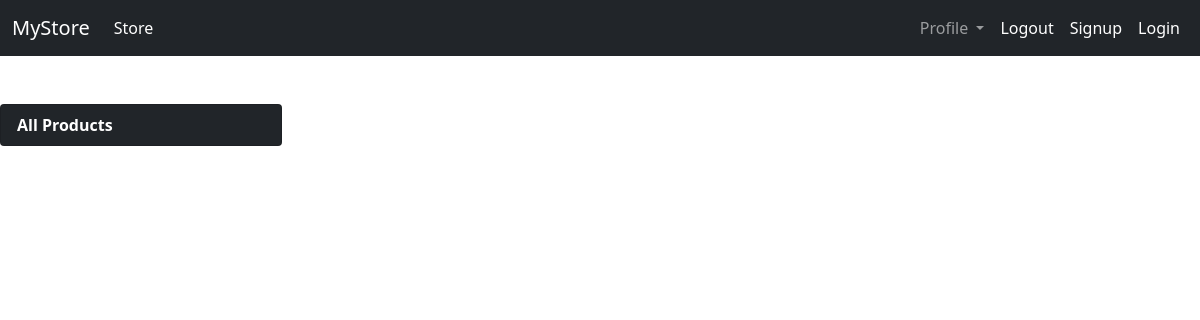
/, run on an earlier commit of the app's database.
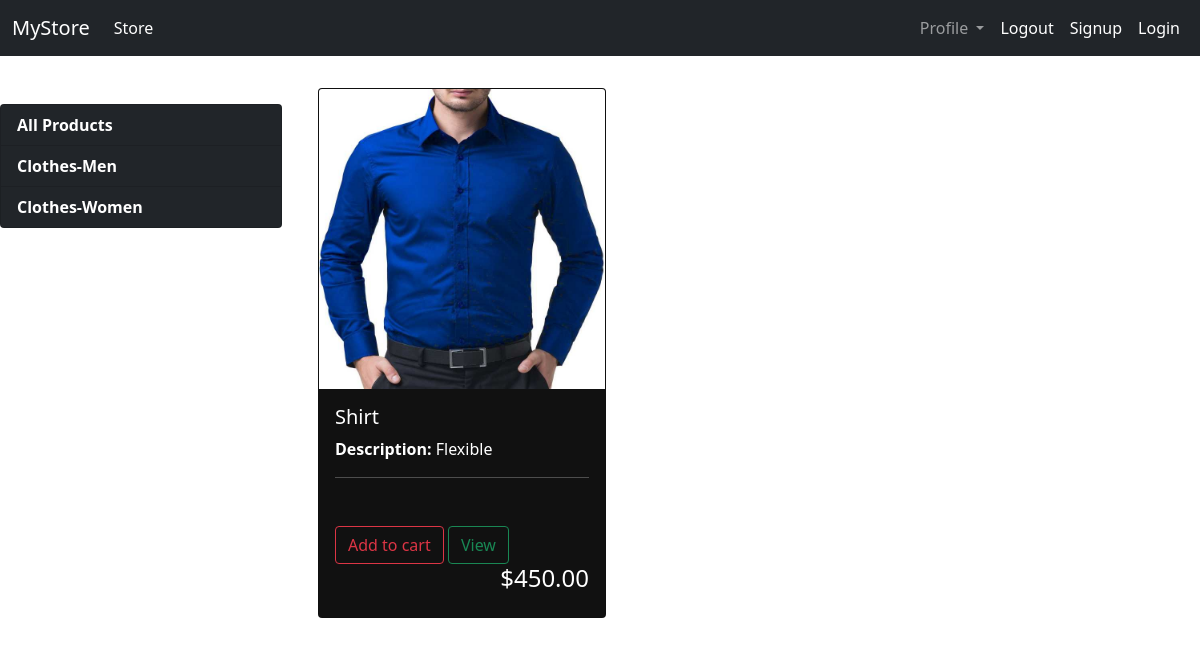
And on a later commit of the database.
### store/models.py (models this page shows, shortened)
class Category(models.Model):
    name = models.CharField(max_length=100)
    @staticmethod
    def get_all_categories():
        return Category.objects.all()

class Product(models.Model):
    name = models.CharField(max_length=50)
    price = models.IntegerField(default=0)
    category = models.ForeignKey(Category,on_delete=models.CASCADE,default=1)
    description = models.CharField(max_length=200,default='',null=True,blank=True)
    image = models.ImageField(upload_to='uploads/products/')
    @staticmethod
    def get_all_products():
        return Product.objects.all()

### store/views.py (the view)
# urls.py: path('',index,name='homepage'),
def index(request):
    categories=Category.get_all_categories()
    products = None
    categoryID=request.GET.get('category')
    if categoryID:
        products = Product.get_products_by_id(categoryID)
    else:
        products = Product.get_all_products()
    data= {}
    data['products']=products
    data['categories']=categories
    return render(request,'index.html',data)

### store/templates/index.html
{% extends 'base.html' %}
{% block content %}
<div class="row">
    <div class="col-lg-3 mx-auto mt-5">
        <div class="list-group ">
            <a href="/" class="list-group-item list-group-item-action bg-dark  " style="color:#fff"><strong>All Products</strong></a>
            {% for category in categories %}
            <a href="/?category={{category.id}}" class="list-group-item list-group-item-action bg-dark" style="color:#fff"><strong>{{category.name}}</strong></a>
            {% endfor %}
        </div>
    </div>
    <div id="products" class="col-lg-9 mx-auto">
        <div class="row mx-auto mt-3">
            {% for product in products %}
            <div class="col-lg-4">
                <div class="card mx-auto mb-3 mt-3" style="width: 18rem;color:#fff;background-color: #111">
                    <img src="{{product.image.url}}" class="card-img-top" alt="..." height="300px" width="300px">
                    <div class="card-body">
                        <h5 class="card-title">{{ product.name }}</h5>
                        <p class="card-text"><strong>Description: </strong>{{ product.description }} </p>
                        <hr>
                    </div>
                    <div class="card-body">
                        <button data-product="{{product.name}}" data-action="add"
                            class="btn btn-outline-danger add-btn update-cart">Add to cart</button>
                        <a href="#" class="btn btn-outline-success ">View</a>
                        <h4 style="display: inline-block;float: right">${{ product.price|floatformat:2 }}</h4>
                    </div>
                </div>
            </div>
            {% endfor %}
        </div>
    </div>
</div>
{% endblock %}

What changed in the data, as far as the page shows it:
added Category: name "Clothes-Men"
added Category: name "Clothes-Women"
added Product: image (picture), name "Shirt", description "Flexible", price "450.00"
